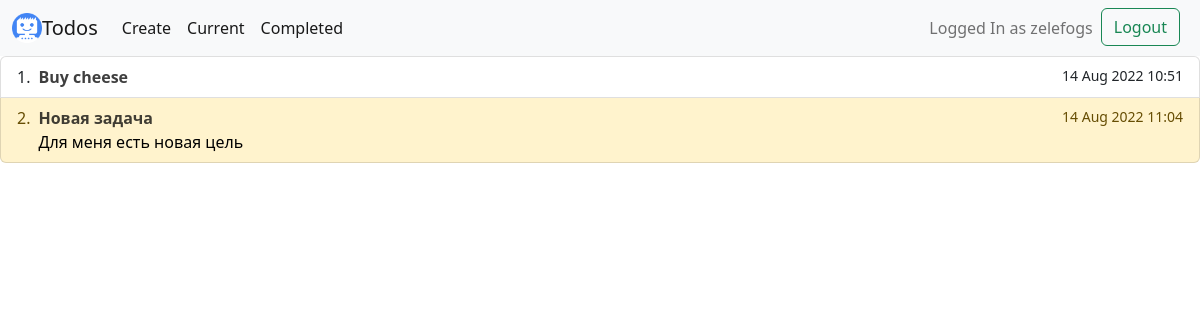
Before: /current/ (signed in) with the older database file.
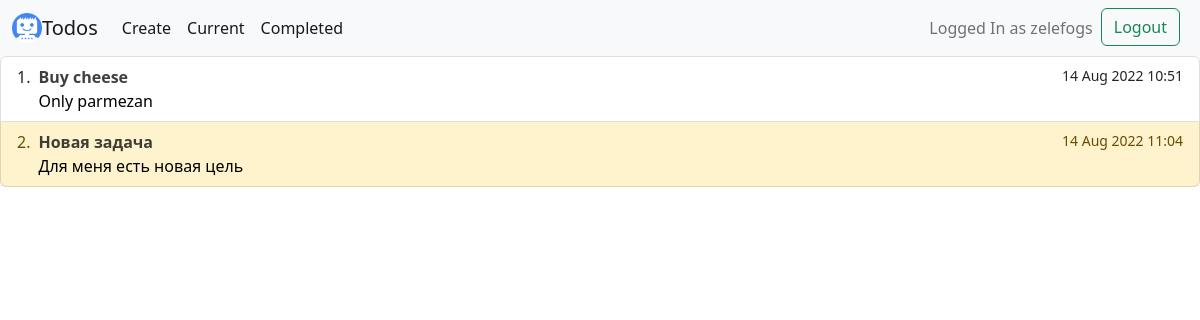
After: the same page with the newer database file.
### todo/models.py (models this page shows, shortened)
class Todo(models.Model):
	title = models.CharField(max_length=100)
	memo = models.TextField(blank=True)
	important = models.BooleanField(default=False)
	created = models.DateTimeField(auto_now_add=True)
	datecompleted = models.DateTimeField(null=True, blank=True)
	user = models.ForeignKey(User, on_delete=models.CASCADE)

### todo/views.py (the view)
# urls.py: path('current/', views.currenttodos, name='currenttodos'),
@login_required
def currenttodos(request):
	todos = Todo.objects.filter(user=request.user, datecompleted__isnull=True)
	return render(request, 'todo/currenttodos.html', {'todos': todos})

### todo/templates/todo/currenttodos.html (shortened to what this page needs)
{% extends 'todo/base.html' %}
{% block content %}
    {% if todos %}
    <div class="list-group">
    <ol class="list-group list-group-numbered">
  {% for item in todos %}
      <li class="list-group-item d-flex justify-content-between align-items-start {% if item.important %}list-group-item-warning {% endif %}">
      <div class="ms-2 me-auto">
      <a href="{% url 'viewtodo'  item.id %}" style="color: black;text-decoration: none">
      <div class="fw-bold opacity-75">{{ item.title|truncatechars:100 }}</div>
    {% if item.memo %}  {{ item.memo|truncatechars:110 }}{% endif %}
      </a>
      </div>
    <small>{{ item.created|date:'j M Y H:i' }}</small>
  </li>
  {% endfor %}
</ol>
    </div>
    {% else %}
    <div style="text-align: center">
        <h1>There are no current Todos</h1>
        </div>
    {% endif %}
{% endblock %}

Changed rows visible on the page:
changed Todo "Buy cheese": memo (not shown) → "Only parmezan"
